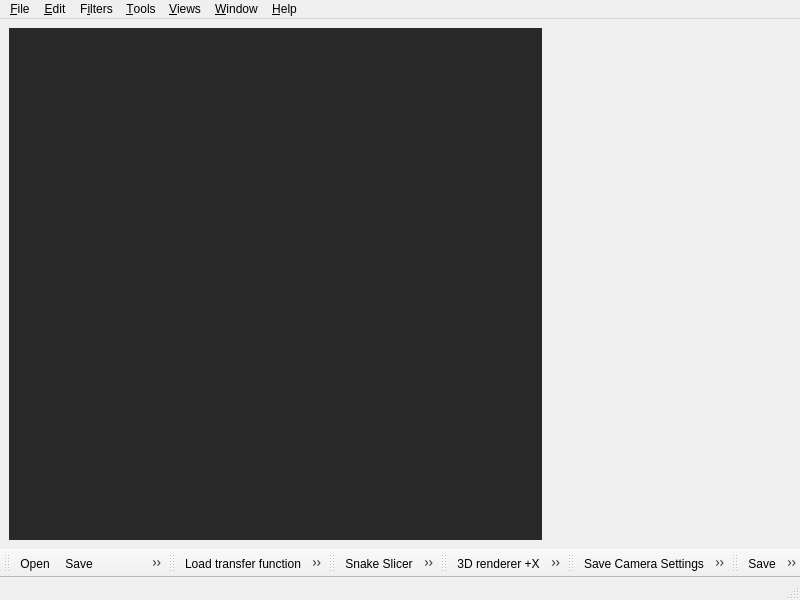
<?xml version="1.0" encoding="UTF-8"?>
<ui version="4.0">
 <class>MainWindow</class>
 <widget class="QMainWindow" name="MainWindow">
  <property name="geometry">
   <rect>
    <x>0</x>
    <y>0</y>
    <width>800</width>
    <height>600</height>
   </rect>
  </property>
  <property name="minimumSize">
   <size>
    <width>800</width>
    <height>600</height>
   </size>
  </property>
  <property name="windowTitle">
   <string>MainWindow</string>
  </property>
  <property name="windowIcon">
   <iconset resource="open_iA_gui.qrc">
    <normaloff>:/images/ia.png</normaloff>:/images/ia.png</iconset>
  </property>
  <property name="styleSheet">
   <string notr="true"/>
  </property>
  <widget class="QWidget" name="centralWidget">
   <layout class="QFormLayout" name="formLayout">
    <item row="0" column="0">
     <widget class="QMdiArea" name="mdiArea">
      <property name="toolTip">
       <string/>
      </property>
      <property name="styleSheet">
       <string notr="true"/>
      </property>
      <property name="background">
       <brush brushstyle="SolidPattern">
        <color alpha="255">
         <red>40</red>
         <green>40</green>
         <blue>40</blue>
        </color>
       </brush>
      </property>
     </widget>
    </item>
   </layout>
  </widget>
  <widget class="QMenuBar" name="menubar">
   <property name="geometry">
    <rect>
     <x>0</x>
     <y>0</y>
     <width>800</width>
     <height>21</height>
    </rect>
   </property>
   <property name="toolTipDuration">
    <number>-1</number>
   </property>
   <widget class="QMenu" name="menuFile">
    <property name="toolTipDuration">
     <number>-1</number>
    </property>
    <property name="title">
     <string>&amp;File</string>
    </property>
    <property name="toolTipsVisible">
     <bool>true</bool>
    </property>
    <addaction name="actionOpen"/>
    <addaction name="actionOpenRaw"/>
    <addaction name="actionOpenImageStack"/>
    <addaction name="actionOpenVolumeStack"/>
    <addaction name="actionOpenWithDataTypeConversion"/>
    <addaction name="actionOpenTLGICTData"/>
    <addaction name="separator"/>
    <addaction name="actionSave"/>
    <addaction name="actionSaveAs"/>
    <addaction name="actionSaveProject"/>
    <addaction name="separator"/>
    <addaction name="actionLoadSettings"/>
    <addaction name="actionSaveSettings"/>
    <addaction name="actionLoadCameraSettings"/>
    <addaction name="actionSaveCameraSettings"/>
    <addaction name="separator"/>
    <addaction name="actionExit"/>
   </widget>
   <widget class="QMenu" name="menuEdit">
    <property name="title">
     <string>&amp;Edit</string>
    </property>
    <property name="toolTipsVisible">
     <bool>true</bool>
    </property>
    <widget class="QMenu" name="menuInteractionMode">
     <property name="title">
      <string>Interaction mode</string>
     </property>
     <addaction name="actionMeshDataMovable"/>
     <addaction name="actionInteractionModeCamera"/>
     <addaction name="actionInteractionModeRegistration"/>
    </widget>
    <addaction name="actionPreferences"/>
    <addaction name="actionRendererSettings"/>
    <addaction name="actionSlicerSettings"/>
    <addaction name="separator"/>
    <addaction name="menuInteractionMode"/>
    <addaction name="separator"/>
    <addaction name="actionLoadTransferFunction"/>
    <addaction name="actionSaveTransferFunction"/>
    <addaction name="actionChangeColor"/>
    <addaction name="actionDeletePoint"/>
    <addaction name="actionResetView"/>
    <addaction name="actionResetFunction"/>
   </widget>
   <widget class="QMenu" name="menuFilters">
    <property name="title">
     <string>F&amp;ilters</string>
    </property>
    <property name="toolTipsVisible">
     <bool>true</bool>
    </property>
   </widget>
   <widget class="QMenu" name="menuTools">
    <property name="title">
     <string>&amp;Tools</string>
    </property>
    <property name="toolTipsVisible">
     <bool>true</bool>
    </property>
   </widget>
   <widget class="QMenu" name="menuViews">
    <property name="title">
     <string>&amp;Views</string>
    </property>
    <property name="toolTipsVisible">
     <bool>true</bool>
    </property>
    <widget class="QMenu" name="menuLayout">
     <property name="title">
      <string>Layout</string>
     </property>
     <addaction name="actionSaveLayout"/>
     <addaction name="actionLoadLayout"/>
     <addaction name="actionDeleteLayout"/>
     <addaction name="actionResetLayout"/>
    </widget>
    <widget class="QMenu" name="menuDockWidgets">
     <property name="title">
      <string>Views</string>
     </property>
    </widget>
    <widget class="QMenu" name="menuMaximize_View">
     <property name="title">
      <string>Focus</string>
     </property>
     <addaction name="actionXY"/>
     <addaction name="actionXZ"/>
     <addaction name="actionYZ"/>
     <addaction name="action3D"/>
     <addaction name="actionMultiViews"/>
    </widget>
    <addaction name="menuDockWidgets"/>
    <addaction name="menuMaximize_View"/>
    <addaction name="menuLayout"/>
    <addaction name="separator"/>
    <addaction name="actionLinkViews"/>
    <addaction name="actionLinkMdis"/>
    <addaction name="actionEnableInteraction"/>
    <addaction name="separator"/>
    <addaction name="actionMagicLens2D"/>
    <addaction name="actionMagicLens3D"/>
    <addaction name="actionRawProfile"/>
    <addaction name="actionSnakeSlicer"/>
    <addaction name="separator"/>
    <addaction name="actionShowToolbar"/>
    <addaction name="actionFullScreenMode"/>
    <addaction name="actionShowMenu"/>
    <addaction name="actionChildStatusBar"/>
   </widget>
   <widget class="QMenu" name="menuWindow">
    <property name="title">
     <string>&amp;Window</string>
    </property>
    <property name="toolTipsVisible">
     <bool>true</bool>
    </property>
    <addaction name="actionClose"/>
    <addaction name="actionCloseAll"/>
    <addaction name="separator"/>
    <addaction name="actionTile"/>
    <addaction name="actionCascade"/>
    <addaction name="separator"/>
    <addaction name="actionNextWindow"/>
    <addaction name="actionPrevWindow"/>
    <addaction name="separator"/>
    <addaction name="actionShowLog"/>
    <addaction name="actionMainWindowStatusBar"/>
   </widget>
   <widget class="QMenu" name="menuHelp">
    <property name="title">
     <string>&amp;Help</string>
    </property>
    <property name="toolTipsVisible">
     <bool>true</bool>
    </property>
    <addaction name="actionUserGuideCore"/>
    <addaction name="actionUserGuideFilters"/>
    <addaction name="actionUserGuideTools"/>
    <addaction name="actionReleases"/>
    <addaction name="actionBug"/>
    <addaction name="actionAbout"/>
    <addaction name="actionBuildInformation"/>
   </widget>
   <addaction name="menuFile"/>
   <addaction name="menuEdit"/>
   <addaction name="menuFilters"/>
   <addaction name="menuTools"/>
   <addaction name="menuViews"/>
   <addaction name="menuWindow"/>
   <addaction name="menuHelp"/>
  </widget>
  <widget class="QStatusBar" name="statusbar"/>
  <widget class="QToolBar" name="fileToolBar">
   <property name="windowTitle">
    <string>Main Toolbar</string>
   </property>
   <property name="iconSize">
    <size>
     <width>32</width>
     <height>32</height>
    </size>
   </property>
   <attribute name="toolBarArea">
    <enum>BottomToolBarArea</enum>
   </attribute>
   <attribute name="toolBarBreak">
    <bool>false</bool>
   </attribute>
   <addaction name="actionOpen"/>
   <addaction name="actionSave"/>
   <addaction name="actionSaveAs"/>
   <addaction name="actionPreferences"/>
   <addaction name="actionRendererSettings"/>
   <addaction name="actionSlicerSettings"/>
  </widget>
  <widget class="QToolBar" name="histogramToolbar">
   <property name="windowTitle">
    <string>Histogram Toolbar</string>
   </property>
   <property name="iconSize">
    <size>
     <width>32</width>
     <height>32</height>
    </size>
   </property>
   <attribute name="toolBarArea">
    <enum>BottomToolBarArea</enum>
   </attribute>
   <attribute name="toolBarBreak">
    <bool>false</bool>
   </attribute>
   <addaction name="actionLoadTransferFunction"/>
   <addaction name="actionSaveTransferFunction"/>
   <addaction name="actionDeletePoint"/>
   <addaction name="actionChangeColor"/>
   <addaction name="actionResetView"/>
   <addaction name="actionResetFunction"/>
  </widget>
  <widget class="QToolBar" name="SnakeSlicerToolbar">
   <property name="enabled">
    <bool>true</bool>
   </property>
   <property name="windowTitle">
    <string>Tools</string>
   </property>
   <property name="iconSize">
    <size>
     <width>32</width>
     <height>32</height>
    </size>
   </property>
   <attribute name="toolBarArea">
    <enum>BottomToolBarArea</enum>
   </attribute>
   <attribute name="toolBarBreak">
    <bool>false</bool>
   </attribute>
   <addaction name="actionSnakeSlicer"/>
   <addaction name="actionRawProfile"/>
   <addaction name="actionMagicLens2D"/>
   <addaction name="actionMagicLens3D"/>
   <addaction name="separator"/>
   <addaction name="actionInteractionModeCamera"/>
   <addaction name="actionInteractionModeRegistration"/>
  </widget>
  <widget class="QToolBar" name="raycasterToolbar">
   <property name="windowTitle">
    <string>RayCaster</string>
   </property>
   <property name="iconSize">
    <size>
     <width>32</width>
     <height>32</height>
    </size>
   </property>
   <attribute name="toolBarArea">
    <enum>BottomToolBarArea</enum>
   </attribute>
   <attribute name="toolBarBreak">
    <bool>false</bool>
   </attribute>
   <addaction name="actionViewXDirectionInRaycaster"/>
   <addaction name="actionViewmXDirectionInRaycaster"/>
   <addaction name="actionViewYDirectionInRaycaster"/>
   <addaction name="actionViewmYDirectionInRaycaster"/>
   <addaction name="actionViewZDirectionInRaycaster"/>
   <addaction name="actionViewmZDirectionInRaycaster"/>
   <addaction name="actionIsometricViewInRaycaster"/>
  </widget>
  <widget class="QToolBar" name="cameraToolbar">
   <property name="windowTitle">
    <string>Camera</string>
   </property>
   <property name="iconSize">
    <size>
     <width>32</width>
     <height>32</height>
    </size>
   </property>
   <attribute name="toolBarArea">
    <enum>BottomToolBarArea</enum>
   </attribute>
   <attribute name="toolBarBreak">
    <bool>false</bool>
   </attribute>
   <addaction name="actionSaveCameraSettings"/>
   <addaction name="actionLoadCameraSettings"/>
   <addaction name="actionAssignView"/>
  </widget>
  <widget class="QToolBar" name="layoutToolbar">
   <property name="windowTitle">
    <string>Layout</string>
   </property>
   <property name="iconSize">
    <size>
     <width>35</width>
     <height>35</height>
    </size>
   </property>
   <attribute name="toolBarArea">
    <enum>BottomToolBarArea</enum>
   </attribute>
   <attribute name="toolBarBreak">
    <bool>false</bool>
   </attribute>
   <addaction name="actionSaveLayout"/>
   <addaction name="actionLoadLayout"/>
   <addaction name="actionDeleteLayout"/>
   <addaction name="actionResetLayout"/>
  </widget>
  <action name="actionOpen">
   <property name="icon">
    <iconset resource="open_iA_gui.qrc">
     <normaloff>:/images/open.png</normaloff>:/images/open.png</iconset>
   </property>
   <property name="text">
    <string>&amp;Open...</string>
   </property>
   <property name="toolTip">
    <string>Open an existing file</string>
   </property>
   <property name="shortcut">
    <string>Ctrl+O</string>
   </property>
  </action>
  <action name="actionSave">
   <property name="icon">
    <iconset resource="open_iA_gui.qrc">
     <normaloff>:/images/save.png</normaloff>:/images/save.png</iconset>
   </property>
   <property name="text">
    <string>&amp;Save</string>
   </property>
   <property name="toolTip">
    <string>Save the document to disk</string>
   </property>
   <property name="shortcut">
    <string>Ctrl+S</string>
   </property>
  </action>
  <action name="actionSaveAs">
   <property name="icon">
    <iconset resource="open_iA_gui.qrc">
     <normaloff>:/images/saveas.png</normaloff>:/images/saveas.png</iconset>
   </property>
   <property name="text">
    <string>Save &amp;As...</string>
   </property>
   <property name="toolTip">
    <string>Save the document under a new name</string>
   </property>
   <property name="shortcut">
    <string>Ctrl+Shift+S</string>
   </property>
  </action>
  <action name="actionExit">
   <property name="text">
    <string>E&amp;xit</string>
   </property>
   <property name="toolTip">
    <string>Exit the application</string>
   </property>
   <property name="shortcut">
    <string>Ctrl+Q</string>
   </property>
  </action>
  <action name="actionClose">
   <property name="text">
    <string>Cl&amp;ose</string>
   </property>
   <property name="toolTip">
    <string>Close the active window</string>
   </property>
   <property name="shortcut">
    <string>Ctrl+F4</string>
   </property>
  </action>
  <action name="actionCloseAll">
   <property name="text">
    <string>Close &amp;All</string>
   </property>
   <property name="toolTip">
    <string>Close all the windows</string>
   </property>
  </action>
  <action name="actionTile">
   <property name="text">
    <string>&amp;Tile</string>
   </property>
   <property name="toolTip">
    <string>Tile the windows</string>
   </property>
  </action>
  <action name="actionCascade">
   <property name="text">
    <string>&amp;Cascade</string>
   </property>
   <property name="toolTip">
    <string>Cascade the windows</string>
   </property>
  </action>
  <action name="actionNextWindow">
   <property name="text">
    <string>Ne&amp;xt</string>
   </property>
   <property name="toolTip">
    <string>Move the focus to the next window</string>
   </property>
  </action>
  <action name="actionPrevWindow">
   <property name="text">
    <string>Pre&amp;vious</string>
   </property>
   <property name="toolTip">
    <string>Move the focus to the previous window</string>
   </property>
  </action>
  <action name="actionXY">
   <property name="text">
    <string>XY slice</string>
   </property>
   <property name="toolTip">
    <string>Show only XY slice view</string>
   </property>
   <property name="shortcut">
    <string>Ctrl+Alt+Z</string>
   </property>
  </action>
  <action name="actionXZ">
   <property name="text">
    <string>XZ slice</string>
   </property>
   <property name="toolTip">
    <string>Show only XZ slice view</string>
   </property>
   <property name="shortcut">
    <string>Ctrl+Alt+Y</string>
   </property>
  </action>
  <action name="actionYZ">
   <property name="text">
    <string>YZ slice</string>
   </property>
   <property name="toolTip">
    <string>Show only YZ slice view</string>
   </property>
   <property name="shortcut">
    <string>Ctrl+Alt+X</string>
   </property>
  </action>
  <action name="action3D">
   <property name="text">
    <string>3D Renderer</string>
   </property>
   <property name="toolTip">
    <string>Show only 3D renderer</string>
   </property>
   <property name="shortcut">
    <string>Ctrl+Alt+R</string>
   </property>
  </action>
  <action name="actionMultiViews">
   <property name="text">
    <string>Multi view</string>
   </property>
   <property name="toolTip">
    <string>Show multiple views</string>
   </property>
   <property name="shortcut">
    <string>Ctrl+Alt+V</string>
   </property>
  </action>
  <action name="actionAbout">
   <property name="text">
    <string>&amp;About</string>
   </property>
   <property name="toolTip">
    <string>Show information about the application</string>
   </property>
  </action>
  <action name="actionPreferences">
   <property name="icon">
    <iconset resource="open_iA_gui.qrc">
     <normaloff>:/images/settings_preferences.png</normaloff>:/images/settings_preferences.png</iconset>
   </property>
   <property name="text">
    <string>Preferences</string>
   </property>
  </action>
  <action name="actionRendererSettings">
   <property name="icon">
    <iconset resource="open_iA_gui.qrc">
     <normaloff>:/images/settings_renderer.png</normaloff>:/images/settings_renderer.png</iconset>
   </property>
   <property name="text">
    <string>Renderer settings</string>
   </property>
  </action>
  <action name="actionSlicerSettings">
   <property name="icon">
    <iconset resource="open_iA_gui.qrc">
     <normaloff>:/images/settings_slicer.png</normaloff>:/images/settings_slicer.png</iconset>
   </property>
   <property name="text">
    <string>Slicer settings</string>
   </property>
  </action>
  <action name="actionLinkViews">
   <property name="checkable">
    <bool>true</bool>
   </property>
   <property name="checked">
    <bool>false</bool>
   </property>
   <property name="text">
    <string>Link views</string>
   </property>
   <property name="shortcut">
    <string>Ctrl+Alt+L</string>
   </property>
  </action>
  <action name="actionLinkMdis">
   <property name="checkable">
    <bool>true</bool>
   </property>
   <property name="checked">
    <bool>false</bool>
   </property>
   <property name="text">
    <string>Link MDIs</string>
   </property>
  </action>
  <action name="actionDeletePoint">
   <property name="icon">
    <iconset resource="open_iA_gui.qrc">
     <normaloff>:/images/deletePoint.png</normaloff>:/images/deletePoint.png</iconset>
   </property>
   <property name="text">
    <string>Delete point</string>
   </property>
   <property name="toolTip">
    <string>Delete selected point</string>
   </property>
  </action>
  <action name="actionChangeColor">
   <property name="icon">
    <iconset resource="open_iA_gui.qrc">
     <normaloff>:/images/changeColor.png</normaloff>:/images/changeColor.png</iconset>
   </property>
   <property name="text">
    <string>Change color</string>
   </property>
   <property name="toolTip">
    <string>Change color of selected point </string>
   </property>
  </action>
  <action name="actionLoadTransferFunction">
   <property name="icon">
    <iconset resource="open_iA_gui.qrc">
     <normaloff>:/images/loadtrf.png</normaloff>:/images/loadtrf.png</iconset>
   </property>
   <property name="text">
    <string>Load transfer function</string>
   </property>
  </action>
  <action name="actionSaveTransferFunction">
   <property name="icon">
    <iconset resource="open_iA_gui.qrc">
     <normaloff>:/images/savetrf.png</normaloff>:/images/savetrf.png</iconset>
   </property>
   <property name="text">
    <string>Save transfer function</string>
   </property>
  </action>
  <action name="actionResetView">
   <property name="icon">
    <iconset resource="open_iA_gui.qrc">
     <normaloff>:/images/resetView.png</normaloff>:/images/resetView.png</iconset>
   </property>
   <property name="text">
    <string>Reset view</string>
   </property>
  </action>
  <action name="actionResetFunction">
   <property name="icon">
    <iconset resource="open_iA_gui.qrc">
     <normaloff>:/images/resetTrf.png</normaloff>:/images/resetTrf.png</iconset>
   </property>
   <property name="text">
    <string>Reset function</string>
   </property>
  </action>
  <action name="actionLoadSettings">
   <property name="text">
    <string>Load Settings...</string>
   </property>
  </action>
  <action name="actionSaveSettings">
   <property name="text">
    <string>Save Settings...</string>
   </property>
  </action>
  <action name="actionSnakeSlicer">
   <property name="checkable">
    <bool>true</bool>
   </property>
   <property name="icon">
    <iconset resource="open_iA_gui.qrc">
     <normaloff>:/images/snakeSlicer.png</normaloff>:/images/snakeSlicer.png</iconset>
   </property>
   <property name="text">
    <string>Snake Slicer</string>
   </property>
  </action>
  <action name="actionOpenImageStack">
   <property name="icon">
    <iconset resource="open_iA_gui.qrc">
     <normaloff>:/images/open.png</normaloff>:/images/open.png</iconset>
   </property>
   <property name="text">
    <string>Open Image Stack...</string>
   </property>
  </action>
  <action name="actionEnableInteraction">
   <property name="checkable">
    <bool>true</bool>
   </property>
   <property name="checked">
    <bool>true</bool>
   </property>
   <property name="text">
    <string>Enable Interaction</string>
   </property>
   <property name="shortcut">
    <string>Ctrl+Alt+I</string>
   </property>
  </action>
  <action name="actionViewXDirectionInRaycaster">
   <property name="icon">
    <iconset resource="../src/open_iA_core.qrc">
     <normaloff>:/images/px.png</normaloff>:/images/px.png</iconset>
   </property>
   <property name="text">
    <string>3D renderer +X</string>
   </property>
   <property name="toolTip">
    <string>View +X direction in 3D renderer</string>
   </property>
  </action>
  <action name="actionViewYDirectionInRaycaster">
   <property name="icon">
    <iconset resource="../src/open_iA_core.qrc">
     <normaloff>:/images/py.png</normaloff>:/images/py.png</iconset>
   </property>
   <property name="text">
    <string>3D renderer +Y</string>
   </property>
   <property name="toolTip">
    <string>View +Y direction in 3D renderer</string>
   </property>
  </action>
  <action name="actionViewZDirectionInRaycaster">
   <property name="icon">
    <iconset resource="../src/open_iA_core.qrc">
     <normaloff>:/images/pz.png</normaloff>:/images/pz.png</iconset>
   </property>
   <property name="text">
    <string>3D renderer +Z</string>
   </property>
   <property name="toolTip">
    <string>View +Z direction in 3D renderer</string>
   </property>
  </action>
  <action name="actionViewmXDirectionInRaycaster">
   <property name="icon">
    <iconset resource="../src/open_iA_core.qrc">
     <normaloff>:/images/mx.png</normaloff>:/images/mx.png</iconset>
   </property>
   <property name="text">
    <string>3D renderer -X</string>
   </property>
   <property name="toolTip">
    <string>View -X direction in 3D renderer</string>
   </property>
  </action>
  <action name="actionViewmYDirectionInRaycaster">
   <property name="icon">
    <iconset resource="../src/open_iA_core.qrc">
     <normaloff>:/images/my.png</normaloff>:/images/my.png</iconset>
   </property>
   <property name="text">
    <string>3D renderer -Y</string>
   </property>
   <property name="toolTip">
    <string>View -Y direction in 3D renderer</string>
   </property>
  </action>
  <action name="actionViewmZDirectionInRaycaster">
   <property name="icon">
    <iconset resource="./src/open_iA_core.qrc">
     <normaloff>:/images/mz.png</normaloff>:/images/mz.png</iconset>
   </property>
   <property name="text">
    <string>3D renderer -Z</string>
   </property>
   <property name="toolTip">
    <string>View -Z direction in 3D renderer</string>
   </property>
  </action>
  <action name="actionAssignView">
   <property name="icon">
    <iconset resource="open_iA_gui.qrc">
     <normaloff>:/images/update.png</normaloff>:/images/update.png</iconset>
   </property>
   <property name="text">
    <string>Assign camera view</string>
   </property>
   <property name="toolTip">
    <string>Assign camera view</string>
   </property>
  </action>
  <action name="actionIsometricViewInRaycaster">
   <property name="icon">
    <iconset resource="../src/open_iA_core.qrc">
     <normaloff>:/images/iso.png</normaloff>:/images/iso.png</iconset>
   </property>
   <property name="text">
    <string>3D renderer: Isometric view</string>
   </property>
   <property name="toolTip">
    <string>Switch to isometric view in 3D renderer</string>
   </property>
  </action>
  <action name="actionSaveImageStack">
   <property name="icon">
    <iconset resource="open_iA_gui.qrc">
     <normaloff>:/images/savestack.png</normaloff>:/images/savestack.png</iconset>
   </property>
   <property name="text">
    <string>Save Image Stack...</string>
   </property>
  </action>
  <action name="actionRawProfile">
   <property name="checkable">
    <bool>true</bool>
   </property>
   <property name="icon">
    <iconset resource="open_iA_gui.qrc">
     <normaloff>:/images/profile.png</normaloff>:/images/profile.png</iconset>
   </property>
   <property name="text">
    <string>Raw Profile</string>
   </property>
   <property name="toolTip">
    <string>Create raw profile by placing start and end points in slicer view</string>
   </property>
  </action>
  <action name="actionOpenWithDataTypeConversion">
   <property name="text">
    <string>Open with Datatype Conversion...</string>
   </property>
  </action>
  <action name="actionOpenVolumeStack">
   <property name="text">
    <string>Open Volume Stack...</string>
   </property>
  </action>
  <action name="actionSaveCameraSettings">
   <property name="icon">
    <iconset resource="open_iA_gui.qrc">
     <normaloff>:/images/saveCamera.png</normaloff>:/images/saveCamera.png</iconset>
   </property>
   <property name="text">
    <string>Save Camera Settings</string>
   </property>
   <property name="shortcutContext">
    <enum>Qt::WindowShortcut</enum>
   </property>
  </action>
  <action name="actionLoadCameraSettings">
   <property name="icon">
    <iconset resource="open_iA_gui.qrc">
     <normaloff>:/images/loadCamera.png</normaloff>:/images/loadCamera.png</iconset>
   </property>
   <property name="text">
    <string>Load Camera Settings</string>
   </property>
  </action>
  <action name="actionSaveLayout">
   <property name="icon">
    <iconset resource="open_iA_gui.qrc">
     <normaloff>:/images/layout_export.png</normaloff>:/images/layout_export.png</iconset>
   </property>
   <property name="text">
    <string>Save</string>
   </property>
   <property name="toolTip">
    <string>Save current layout of the child window</string>
   </property>
  </action>
  <action name="actionLoadLayout">
   <property name="icon">
    <iconset resource="open_iA_gui.qrc">
     <normaloff>:/images/layout_load.png</normaloff>:/images/layout_load.png</iconset>
   </property>
   <property name="text">
    <string>Load</string>
   </property>
   <property name="toolTip">
    <string>Load previously saved layout of the child window</string>
   </property>
  </action>
  <action name="actionDeleteLayout">
   <property name="icon">
    <iconset resource="open_iA_gui.qrc">
     <normaloff>:/images/layout_delete.png</normaloff>:/images/layout_delete.png</iconset>
   </property>
   <property name="text">
    <string>Delete</string>
   </property>
   <property name="toolTip">
    <string>Delete currently selected layout</string>
   </property>
  </action>
  <action name="actionMagicLens2D">
   <property name="checkable">
    <bool>true</bool>
   </property>
   <property name="icon">
    <iconset resource="open_iA_gui.qrc">
     <normaloff>:/images/magicLens.png</normaloff>:/images/magicLens.png</iconset>
   </property>
   <property name="text">
    <string>Magic Lens 2D</string>
   </property>
   <property name="toolTip">
    <string>Enable/Disable 2D Magic Lens</string>
   </property>
  </action>
  <action name="actionResetLayout">
   <property name="icon">
    <iconset>
     <normalon>:/images/layout_reset.png</normalon>
    </iconset>
   </property>
   <property name="text">
    <string>Reset</string>
   </property>
   <property name="toolTip">
    <string>&lt;html&gt;&lt;head/&gt;&lt;body&gt;&lt;p&gt;Resets the Layout of the current mdichild&lt;/p&gt;&lt;/body&gt;&lt;/html&gt;</string>
   </property>
  </action>
  <action name="actionChildStatusBar">
   <property name="checkable">
    <bool>true</bool>
   </property>
   <property name="checked">
    <bool>true</bool>
   </property>
   <property name="text">
    <string>Status Bar</string>
   </property>
  </action>
  <action name="actionMainWindowStatusBar">
   <property name="checkable">
    <bool>true</bool>
   </property>
   <property name="checked">
    <bool>true</bool>
   </property>
   <property name="text">
    <string>Main Window Status Bar</string>
   </property>
   <property name="shortcut">
    <string>Ctrl+Alt+S</string>
   </property>
   <property name="shortcutContext">
    <enum>Qt::ApplicationShortcut</enum>
   </property>
  </action>
  <action name="actionOpenTLGICTData">
   <property name="text">
    <string>Open TLGI-CT Data...</string>
   </property>
  </action>
  <action name="actionSaveProject">
   <property name="text">
    <string>Save Project...</string>
   </property>
  </action>
  <action name="actionOpenRaw">
   <property name="text">
    <string>Open Raw...</string>
   </property>
  </action>
  <action name="actionShowToolbar">
   <property name="checkable">
    <bool>true</bool>
   </property>
   <property name="checked">
    <bool>true</bool>
   </property>
   <property name="text">
    <string>Show Toolbars</string>
   </property>
   <property name="shortcut">
    <string>Ctrl+Alt+T</string>
   </property>
   <property name="shortcutContext">
    <enum>Qt::ApplicationShortcut</enum>
   </property>
  </action>
  <action name="actionUserGuideCore">
   <property name="text">
    <string>Core user guide</string>
   </property>
   <property name="toolTip">
    <string>Opens a link to the open_iA core user guide (e.g. renderer, slicers)  in your default web browser</string>
   </property>
  </action>
  <action name="actionUserGuideFilters">
   <property name="text">
    <string>Filters user guide</string>
   </property>
   <property name="toolTip">
    <string>Opens a link to the open_iA filters user guide in your default web browser</string>
   </property>
  </action>
  <action name="actionUserGuideTools">
   <property name="text">
    <string>Tools user guide</string>
   </property>
   <property name="toolTip">
    <string>Opens a link to the open_iA tools user guide in your default web browser</string>
   </property>
  </action>
  <action name="actionReleases">
   <property name="text">
    <string>Available releases</string>
   </property>
   <property name="iconText">
    <string>Available releases</string>
   </property>
   <property name="toolTip">
    <string>Opens a link to the available open_iA releases in your default web browser</string>
   </property>
  </action>
  <action name="actionBug">
   <property name="text">
    <string>Found a bug?</string>
   </property>
   <property name="toolTip">
    <string>Opens a link to the open_iA bug tracker in your default web browser</string>
   </property>
  </action>
  <action name="actionFullScreenMode">
   <property name="checkable">
    <bool>true</bool>
   </property>
   <property name="text">
    <string>Full Screen Mode</string>
   </property>
   <property name="shortcut">
    <string>Ctrl+Alt+F</string>
   </property>
   <property name="shortcutContext">
    <enum>Qt::ApplicationShortcut</enum>
   </property>
  </action>
  <action name="actionShowMenu">
   <property name="checkable">
    <bool>true</bool>
   </property>
   <property name="checked">
    <bool>true</bool>
   </property>
   <property name="text">
    <string>Show Menu</string>
   </property>
   <property name="shortcut">
    <string>Ctrl+Alt+N</string>
   </property>
   <property name="shortcutContext">
    <enum>Qt::ApplicationShortcut</enum>
   </property>
  </action>
  <action name="actionShowLog">
   <property name="checkable">
    <bool>true</bool>
   </property>
   <property name="text">
    <string>Show Log</string>
   </property>
  </action>
  <action name="actionBuildInformation">
   <property name="text">
    <string>Build Information</string>
   </property>
  </action>
  <action name="actionMagicLens3D">
   <property name="checkable">
    <bool>true</bool>
   </property>
   <property name="icon">
    <iconset resource="open_iA_gui.qrc">
     <normaloff>:/images/magicLens3D.png</normaloff>:/images/magicLens3D.png</iconset>
   </property>
   <property name="text">
    <string>Enable/Disable 3D Magic Lens</string>
   </property>
  </action>
  <action name="actionInteractionModeCamera">
   <property name="checkable">
    <bool>true</bool>
   </property>
   <property name="checked">
    <bool>true</bool>
   </property>
   <property name="icon">
    <iconset resource="open_iA_gui.qrc">
     <normaloff>:/images/camera.png</normaloff>:/images/camera.png</iconset>
   </property>
   <property name="text">
    <string>Camera change</string>
   </property>
  </action>
  <action name="actionInteractionModeRegistration">
   <property name="checkable">
    <bool>true</bool>
   </property>
   <property name="icon">
    <iconset resource="open_iA_gui.qrc">
     <normaloff>:/images/transform-move.png</normaloff>:/images/transform-move.png</iconset>
   </property>
   <property name="text">
    <string>Manual registration</string>
   </property>
  </action>
  <action name="actionMeshDataMovable">
   <property name="checkable">
    <bool>true</bool>
   </property>
   <property name="checked">
    <bool>true</bool>
   </property>
   <property name="text">
    <string>Mesh data movable</string>
   </property>
  </action>
 </widget>
 <resources>
  <include location="open_iA_gui.qrc"/>
  <include location="../src/open_iA_core.qrc"/>
 </resources>
 <connections/>
</ui>
